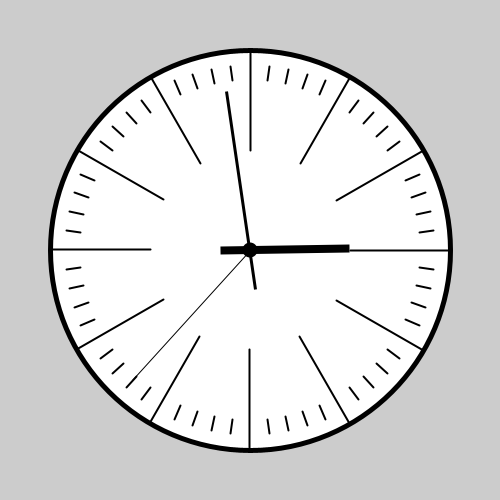
Frame 1 (no input)
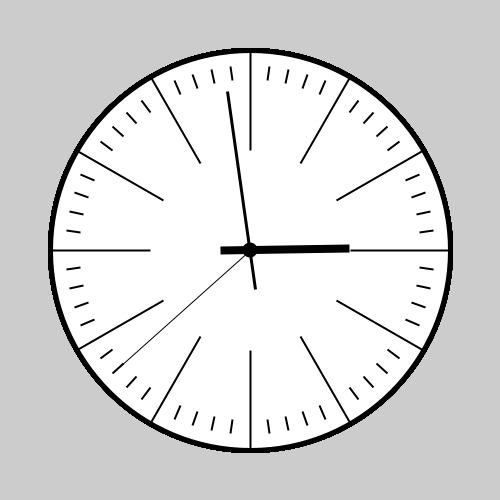
Frame 60 (the mouse pressed at the canvas centre just before this capture)
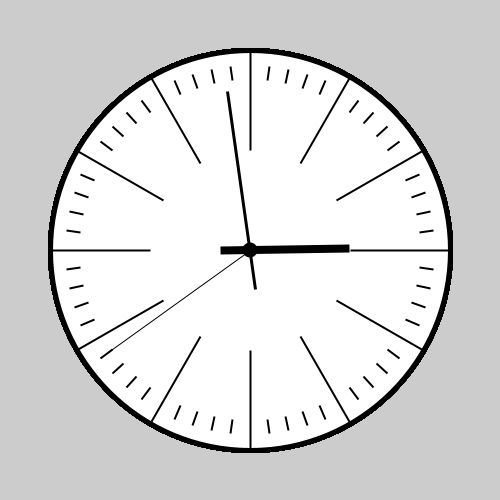
Frame 120 (the mouse held since frame 60 and released just before this capture)

The Processing sketch that drew these frames (run headless with seeded random() and noise(); from frame 60 on, the mouse is pressed at the canvas centre):

// Processing sketch: processing_136199
// ── processing_136199.pde

void setup() {
  size(500, 500);
  smooth();
}

void draw() {
  pushMatrix(); // start clock face context
  translate(height/2, width/2); // move to centre
  stroke(0); // line colour
  strokeWeight(5); // line weight
  fill(255); // fill colour
  ellipse(0, 0, 400, 400); // shape of clock face

  pushMatrix(); // start tick marks context
  for (int i=0; i<60;i++) {
    if (i%5==0) largeTick(); // every 5 i's follow "largeTick" instructions
    else smallTick(); // everything else follow "smallTick" instructions
    rotate(radians(6)); // rotate by 6 radians?
  }
  popMatrix(); // end tick marks context

  pushMatrix(); // start secondHand context
  rotate(radians(6*second()-90));
  secondHand();
  popMatrix(); // end secondHand context

  pushMatrix(); // start minuteHand context
  rotate(radians(6*(minute()+second()/60.0)-90));
  minuteHand();
  popMatrix(); // end minuteHand context

  pushMatrix(); // start hourHand context
  rotate(radians(30*(hour()+minute()/60.0)-90));
  hourHand();
  popMatrix(); // end hourHand context

  // center button
  fill(0);
  noStroke();
  ellipse(0, 0, 15, 15);

  popMatrix(); // end clock face content
}
void smallTick() {
  strokeWeight(2); // tick weight
  line(170, 0, 185, 0); // tick length
}

void largeTick() {
  strokeWeight(2); // tick weight
  line(100, 0, 200, 0); // tick length
}

void secondHand() {
  strokeWeight(1); // hand weight
  strokeCap(SQUARE);
  line(0, 0, 175, 0); // hand length
}

void minuteHand() {
  strokeWeight(3); // hand weight
  strokeCap(SQUARE);
  line(-40, 0, 160, 0); // hand length
}

void hourHand() {
  strokeWeight(8); // hand weight
  strokeCap(SQUARE);
  line(-30, 0, 100, 0); // hand length
}
